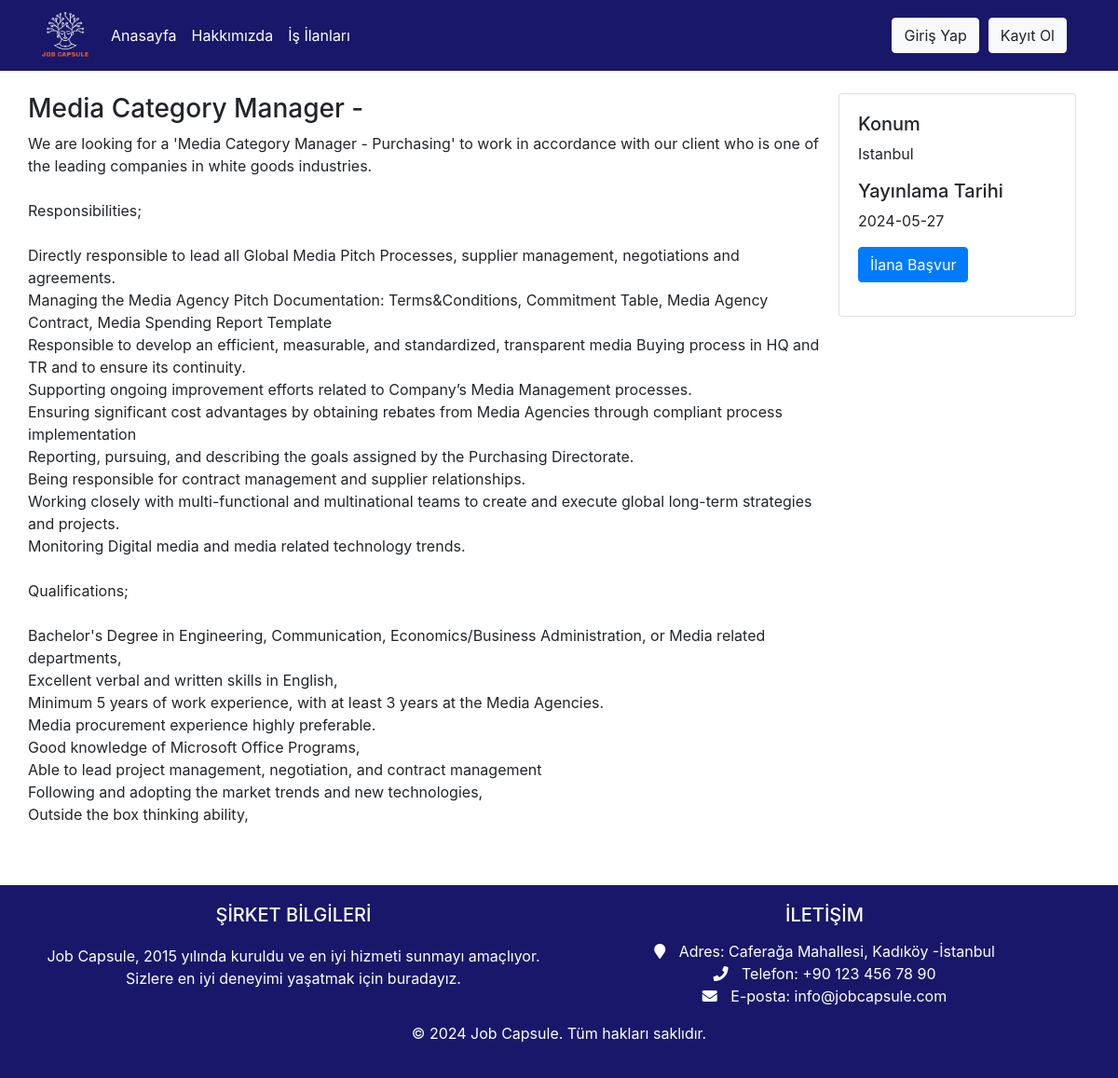
The app's page /Job_Capsule/Components/job-posting-details.php?id=1 with its own data.
### tables this page shows
CREATE TABLE `jobs` (
  `id` int(11) NOT NULL,
  `title` text NOT NULL,
  `short_description` text NOT NULL,
  `long_description` text NOT NULL,
  `location` varchar(100) NOT NULL,
  `created_on` date NOT NULL,
  `created_by` varchar(100) NOT NULL,
  `last_modified_on` date DEFAULT NULL,
  `last_modified_by` varchar(100) DEFAULT NULL,
  `is_deleted` tinyint(1) NOT NULL,
  `isActive` tinyint(1) NOT NULL
);

### Job_Capsule/libs/functions.php (called while the page is built, shortened)
<?php
function getJobByID(int $id)
{
    include "config.php";
    $query = "SELECT * from jobs WHERE id='$id'";
    $result = mysqli_query($connection, $query);
    $row = mysqli_fetch_assoc($result);
    return $row;
}
?>

### Job_Capsule/Components/job-posting-details.php (the view, shortened to what this page needs)
<?php
include_once "../libs/functions.php";
$jobDetails = getJobByID($_GET["id"]);
?>
<?php include "navbar.php"; ?>
<!DOCTYPE html>
<html lang="en">
<head>
    <link rel="stylesheet" href="https://stackpath.bootstrapcdn.com/bootstrap/4.5.2/css/bootstrap.min.css"
>
    <link rel="stylesheet" href="https://cdnjs.cloudflare.com/ajax/libs/font-awesome/5.15.4/css/all.min.css">
</head>
<body>
    <div class="container">
        <div class="row mt-4 mb-2">
            <div class="col-md-9">
                <div class="row">
                    <h3><?php echo htmlspecialchars($jobDetails["title"]); ?></h3>
                </div>
                <div class="row">
                    <p><?php echo nl2br(htmlspecialchars($jobDetails["long_description"])); ?></p>
                </div>
            </div>
            <div class="col-md-3">
                <div class="card mb-5">
                    <div class="card-body">
                        <h5> Konum </h5>
                        <p class="card-text"><?= htmlspecialchars($jobDetails['location']) ?></p>
                        <h5> Yayınlama Tarihi </h5>
                        <p class="card-text"> <?= htmlspecialchars($jobDetails['created_on']) ?></p>
                        <form method="POST">
                            <button class="btn btn-primary btn-large align-self-start" type="submit">İlana
                                Başvur</button>
                        </form>
                    </div>
                </div>
            </div>
        </div>
    </div>
    <?php
    require "../Pages/footer.php";
    ?>
</body>
</html>

### records on screen
jobs: title "Media Category Manager -", long_description "We are looking for a 'Media Category Manager - Purchasing' to work in accordance with our client who is one of the leading companies in white goods industries. Responsibilities; Directly responsible to lead all Global Media Pitch Processes, supplier management, negotiations and agreements. Managing the Media Agency Pitch Documentation: Terms&Conditions, Commitment Table, Media Agency Contract, Media Spending Report Template Responsible to develop an efficient, measurable, and standardized, transparent media Buying process in HQ and TR and to ensure its continuity. Supporting ongoing improvement efforts related to Company’s Media Management processes. Ensuring significant cost advantages by…", location "Istanbul", created_on "2024-05-27"
